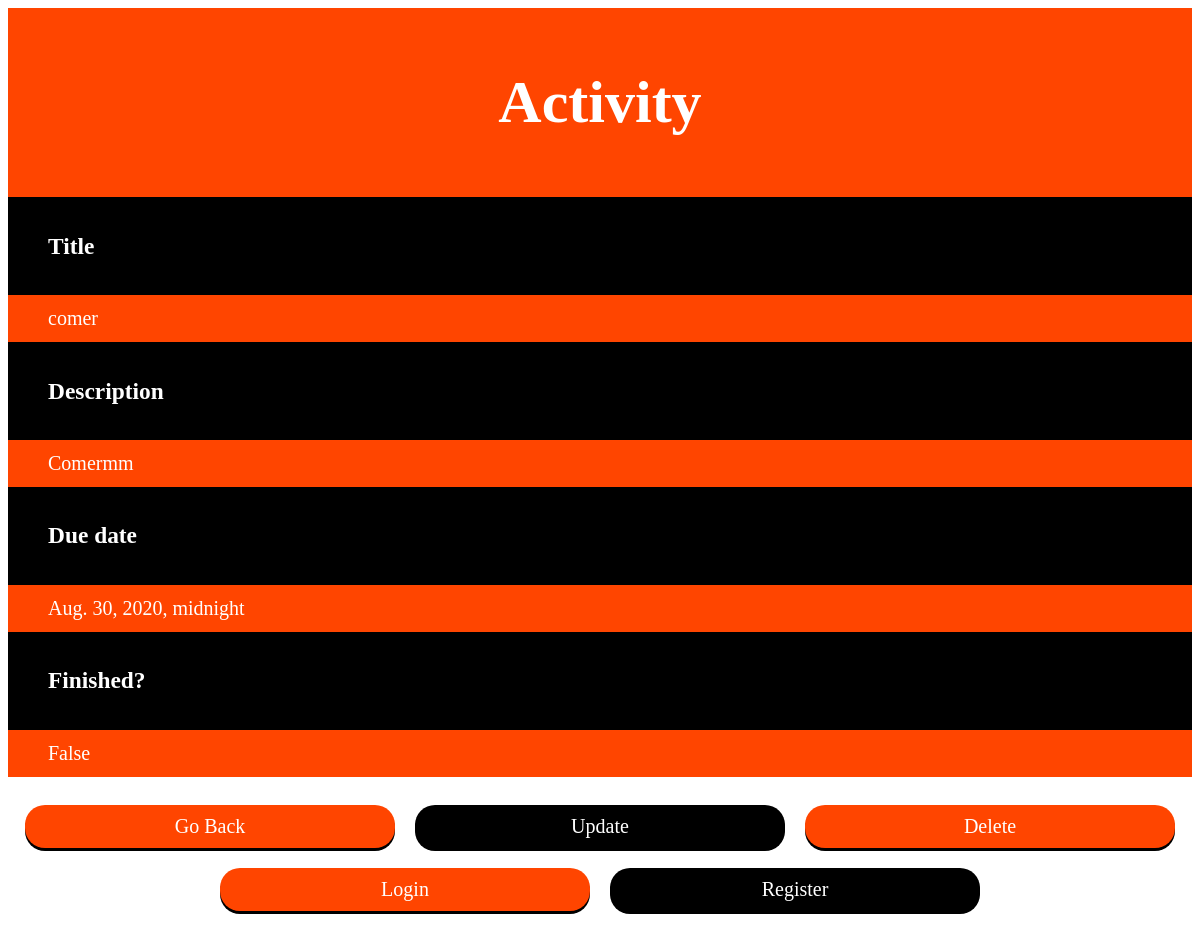
The page /list/list/5/ on the database its author committed.
### list/models.py (models this page shows, shortened)
class List(models.Model):
    title = models.CharField(max_length=140)
    description = models.TextField(blank=True, null=True)
    date = models.DateField()
    due_date = models.DateTimeField()
    done = models.NullBooleanField()

### list/views.py (the view)
# urls.py: path('list/<int:id>/', views.list_detail_view, name='list-detail'),
def list_detail_view(request, id):
    obj = get_object_or_404(List, id=id)
    context = {
        'object': obj
    }
    return render(request, "list/detail.html", context)

### templates/list/detail.html (shortened to what this page needs)
{% extends 'base.html' %}
{% block content %}
<header><h1>Activity</h1></header>
<ul>
  <li><h3>Title</h3></li>
  <li>{{ object.title }}</li>
  <li><h3>Description</h3></li>
  <li>{{ object.description }}</li>
    <li><h3>Due date</h3></li>
  <li>{{ object.due_date }}</li>
    <li><h3>Finished?</h3></li>
  <li>{{ object.done }}</li>
</ul>
<br>
<div class="container">
        <a href="../../all/" class="button orange">Go Back</a>
        <a href="../../update/{{ object.id }}" class="button black">Update</a>
        <a href="../../delete/{{ object.id}}" class="button orange">Delete</a>
</div>
{% endblock %}

### templates/base.html (style rules this page uses)
header { padding: 20px; text-align: center; background: #FF4500; color: white; font-size: 30px; }
.button { background:#000000; color:#FFFFFF; display:inline-block; font-size: 20px; margin:10px; padding:10px; text-align:center; width:200px; text-decoration:none; box-shadow:0px 3px 0px #000000; width:350px; border-radius:20px; }
.button.orange { background:#FF4500; box-shadow:0px 3px 0px #000000; }
.button.black { background:#000000; box-shadow:0px 3px 0px #000000; }
.container { display: flex; justify-content: center; align-items: center; height: 100%; }
ul { margin: 0; padding: 0; }
ul li { padding: 12px 8px 12px 40px; background: #FF4500; font-size: 20px; color: #FFFFFF; }
ul li:nth-child(odd) { background: #000000; }

### rows shown on the page
List: title "comer", description "Comermm", due_date "Aug. 30, 2020, midnight", done "False"
